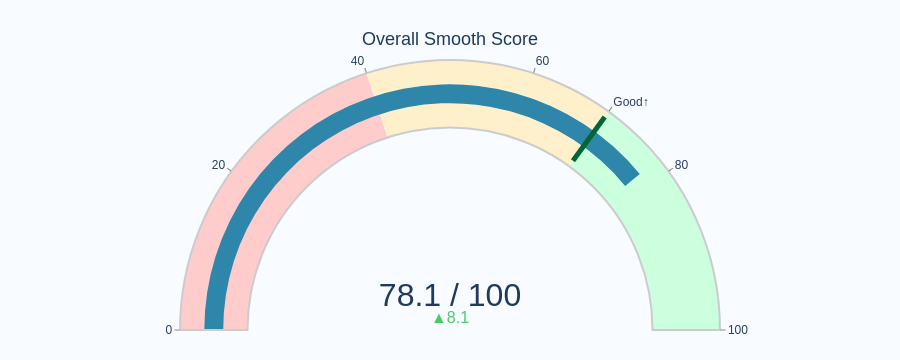

The notebook cell saved with this chart:
### Markdown cell above
## Rider Dashboard — Smooth Score Gauge

The needle reflects overall trip smoothness.
**Green zone** (70–100) = smooth rider · **Orange** (40–70) = moderate · **Red** (0–40) = aggressive.
The green threshold line at 70 marks the "good rider" boundary.

### Code cell
import plotly.graph_objects as go

overall = result["smooth_score"].mean()

fig = go.Figure(go.Indicator(
    mode="gauge+number+delta",
    value=overall,
    delta=dict(reference=70, valueformat=".1f",
               increasing=dict(color="#44cc66"),
               decreasing=dict(color="#cc2200")),
    number=dict(suffix=" / 100", font=dict(size=32, color="#1e3a5f")),
    title=dict(text="Overall Smooth Score", font=dict(size=18, color="#1e3a5f")),
    gauge=dict(
        axis=dict(range=[0, 100], tickwidth=1, tickcolor="#888",
                  tickvals=[0, 20, 40, 60, 70, 80, 100],
                  ticktext=["0", "20", "40", "60", "Good↑", "80", "100"]),
        bar=dict(color="#2E86AB", thickness=0.28),
        bgcolor="white",
        borderwidth=2,
        bordercolor="#ccc",
        steps=[
            dict(range=[0,  40], color="#ffcccc"),
            dict(range=[40, 70], color="#fff0cc"),
            dict(range=[70, 100], color="#ccffdd"),
        ],
        threshold=dict(line=dict(color="#006633", width=5), thickness=0.8, value=70),
    ),
))
fig.update_layout(
    height=360,
    paper_bgcolor="#f8fbff",
    font=dict(family="Arial"),
    margin=dict(l=30, r=30, t=60, b=30),
)
fig.show()

### Figure 1 — Plotly figure (JSON) as saved in the notebook; plotly's stock layout.template omitted (floating-point values rounded to 4 significant figures)
{"data": [{"delta": {"decreasing": {"color": "#cc2200"}, "increasing": {"color": "#44cc66"}, "reference": 70, "valueformat": ".1f"}, "gauge": {"axis": {"range": [0, 100], "tickcolor": "#888", "ticktext": ["0", "20", "40", "60", "Good↑", "80", "100"], "tickvals": [0, 20, 40, 60, 70, 80, 100], "tickwidth": 1}, "bar": {"color": "#2E86AB", "thickness": 0.28}, "bgcolor": "white", "bordercolor": "#ccc", "borderwidth": 2, "steps": [{"color": "#ffcccc", "range": [0, 40]}, {"color": "#fff0cc", "range": [40, 70]}, {"color": "#ccffdd", "range": [70, 100]}], "threshold": {"line": {"color": "#006633", "width": 5}, "thickness": 0.8, "value": 70}}, "mode": "gauge+number+delta", "number": {"font": {"color": "#1e3a5f", "size": 32}, "suffix": " / 100"}, "title": {"font": {"color": "#1e3a5f", "size": 18}, "text": "Overall Smooth Score"}, "type": "indicator", "value": 78.08}], "layout": {"font": {"family": "Arial"}, "height": 360, "margin": {"b": 30, "l": 30, "r": 30, "t": 60}, "paper_bgcolor": "#f8fbff"}}
